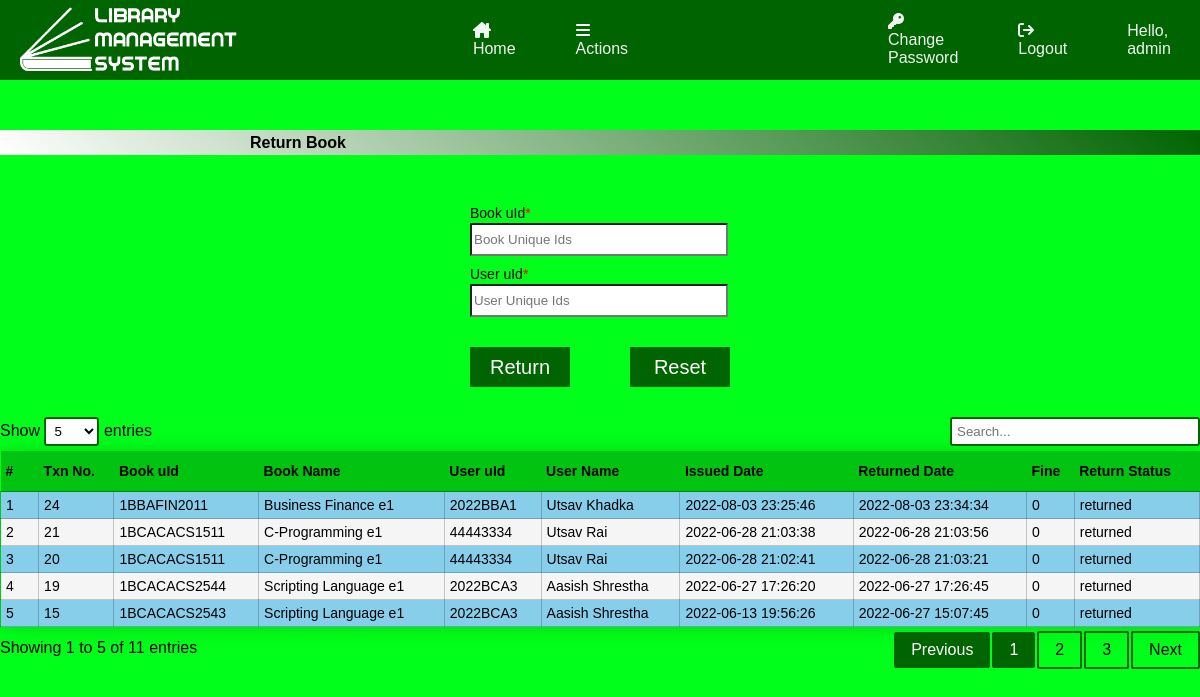
Page /Admins/returnBook.php (signed in) on the committed database.
### tables this page shows
CREATE TABLE `issue_tbl` (
  `txn_no` int(100) NOT NULL,
  `book_uid` varchar(100) NOT NULL,
  `user_uid` varchar(100) NOT NULL,
  `issued_date` datetime DEFAULT NULL,
  `returned_date` datetime DEFAULT NULL,
  `return_status` varchar(44) NOT NULL,
  `fine` int(60) NOT NULL DEFAULT 0,
  `timestamp` datetime(6) NOT NULL
);

CREATE TABLE `book_details_tbl` (
  `bid` int(20) NOT NULL,
  `bname` varchar(100) NOT NULL,
  `book_id` varchar(50) NOT NULL,
  `faculty_id` int(20) NOT NULL,
  `subcode` varchar(40) NOT NULL,
  `year` varchar(15) NOT NULL,
  `semester` varchar(10) NOT NULL,
  `edition` int(10) NOT NULL,
  `category_id` int(20) NOT NULL,
  `publication` varchar(100) NOT NULL,
  `author` varchar(100) NOT NULL,
  `price` int(20) NOT NULL,
  `rack_no` varchar(10) NOT NULL,
  `total_qty` int(20) NOT NULL DEFAULT 0,
  `issued_qty` int(20) NOT NULL DEFAULT 0,
  `available_qty` int(20) NOT NULL DEFAULT 0
);

CREATE TABLE `user_tbl` (
  `id` int(20) NOT NULL,
  `fname` varchar(50) NOT NULL,
  `mname` varchar(50) NOT NULL,
  `lname` varchar(50) NOT NULL,
  `email` varchar(100) NOT NULL,
  `role` varchar(44) NOT NULL,
  `user_uid` varchar(60) NOT NULL,
  `password` varchar(40) NOT NULL
);

### Admins/displayReturnBook.php (the view, shortened to what this page needs)
<section class="table-container">
    <table class="table" id="myTable">
        <thead>
            <tr>
                <th>#</th>
                <th>Txn No.</th>
                <th>Book uId</th>
                <th>Book Name</th>
                <th>User uId</th>
                <th>User Name</th>
                <th>Issued Date</th>
                <th>Returned Date</th>
                <th>Fine</th>
                <th>Return Status</th>
            </tr>
        </thead>
        <tbody>
            <?php
            $counter =0;
            $sql = "SELECT * FROM `issue_tbl` WHERE return_status='returned'  ORDER BY `returned_date` DESC";
            $result = mysqli_query($conn, $sql);
            $num = mysqli_num_rows($result);
            if ($num > 0) {
                while ($rows = mysqli_fetch_assoc($result)) {
                    $txn_no = $rows['txn_no'];
                    $book_uid = $rows['book_uid'];
                    $user_uid = $rows['user_uid'];
                    $issued_date = $rows['issued_date'];
                    $returnrd_date = $rows['returned_date'];
                    $fine = $rows['fine'];
                    $return_status = $rows['return_status'];
            ?>
                    <tr>
                        <?php
                        $query1 = "SELECT book_details_tbl.bname FROM issue_tbl INNER JOIN book_tbl ON issue_tbl.book_uid = book_tbl.bookuid INNER JOIN book_details_tbl ON book_tbl.bookid=book_details_tbl.book_id WHERE issue_tbl.book_uid='$book_uid'";
                        $result1 = mysqli_query($conn, $query1);
                        $row1 = mysqli_fetch_assoc($result1);
                        $bname = $row1['bname'];
                        $query2 = "SELECT * FROM student_tbl WHERE `stuid`='$user_uid'";
                        $result2 = mysqli_query($conn, $query2);
                        if ($num > 0) {
                            $row2 = mysqli_fetch_assoc($result2);
                            @$fname = $row2['fname'];
                            @$mname = $row2['mname'];
                            @$lname = $row2['lname'];
                            $name = $fname . " " . $mname . " " . $lname;
                        }
                        $query3 = "SELECT * FROM user_tbl WHERE `user_uid`='$user_uid'";
                        $result3 = mysqli_query($conn, $query3);
                        $num3 = mysqli_num_rows($result3);
                        if ($num3 > 0) {
                            $row3 = mysqli_fetch_assoc($result3);
                            @$fname = $row3['fname'];
                            @$mname = $row3['mname'];
                            $lname = $row3['lname'];
                            $name = $fname . " " . $mname . " " . $lname;
                        }
                        ?>
                        <td><?php echo ++$counter; ?></td>
                        <td><?php echo $txn_no; ?></td>
                        <td><?php echo $book_uid; ?></td>
                        <td><?php echo $bname; ?></td>
                        <td><?php echo $user_uid; ?></td>
                        <td><?php echo $name; ?></td>
                        <td><?php echo $issued_date; ?></td>
                        <td><?php echo $returnrd_date; ?></td>
                        <td><?php echo $fine; ?></td>
                        <td><?php echo $return_status; ?></td>
                    </tr>
            <?php }
            }
            ?>
        </tbody>
    </table>
</section>

### css/header.css (style rules this page uses)
* { margin: 0; padding: 0; }
body { background-color: rgb(0, 255, 26); font-family: Arial, Helvetica, sans-serif; background-repeat: no-repeat; background-attachment: fixed; }

### Admins/css/addForm.css (style rules this page uses)
:root { --green: #006400; }
* { padding: 0; margin: 0; }

### css/table.css (style rules this page uses)
:root { --green: #006400; }
* { padding: 0; margin: 0; font-family: Arial, Helvetica, sans-serif; }
.table-container { display: flex; justify-content: center; }
.table { border-collapse: collapse; margin: 25px 0; font-size: 0.9em; box-shadow: 0 0 20px rgba(0, 0, 0, 0.15); width: 1200px; }
.table th { padding: 5px; height: 30px; }
.table td { padding: 5px; min-width: 20px; max-width: 300px; border: 1px solid rgba(0, 0, 0, 0.203); }
.table tr { color: #000000; text-align: left; }
.table thead tr { background-color: #00640061; font-size: 14px; }
.table tbody tr { font-size: 14px; }
.table tbody tr:nth-of-type(even) { background-color: whitesmoke; }
.table tbody tr:nth-of-type(odd) { background-color: skyblue; }

### Assets/DataTables/datatables.css (style rules this page uses)
table.dataTable thead th, table.dataTable thead td, table.dataTable tfoot th, table.dataTable tfoot td { text-align: left; }
table.dataTable { width: 1200px; margin: 0 auto; clear: both; border-spacing: 0; }
table.dataTable thead th, table.dataTable tfoot th { font-weight: bold; }
table.dataTable thead th, table.dataTable thead td { padding: 5px; border-bottom: 1px solid rgba(0, 0, 0, 0.3); }
table.dataTable tbody tr { background-color: transparent; }
table.dataTable tbody th, table.dataTable tbody td { padding: 5px; }
table.dataTable.no-footer { border-bottom: 1px solid rgba(0, 0, 0, 0.3); }
table.dataTable th, table.dataTable td { box-sizing: content-box; }

### rows in the picture
issue_tbl: txn_no "24", book_uid "1BBAFIN2011", book_details_tbl.bname "Business Finance e1", user_uid "2022BBA1", user_tbl.fname+mname+lname "Utsav Khadka", issued_date "2022-08-03 23:25:46", returned_date "2022-08-03 23:34:34", fine "0", return_status "returned"
issue_tbl: txn_no "21", book_uid "1BCACACS1511", book_details_tbl.bname "C-Programming e1", user_uid "44443334", user_tbl.fname+mname+lname "Utsav Rai", issued_date "2022-06-28 21:03:38", returned_date "2022-06-28 21:03:56", fine "0", return_status "returned"
issue_tbl: txn_no "20", book_uid "1BCACACS1511", book_details_tbl.bname "C-Programming e1", user_uid "44443334", user_tbl.fname+mname+lname "Utsav Rai", issued_date "2022-06-28 21:02:41", returned_date "2022-06-28 21:03:21", fine "0", return_status "returned"
issue_tbl: txn_no "19", book_uid "1BCACACS2544", book_details_tbl.bname "Scripting Language e1", user_uid "2022BCA3", user_tbl.fname+mname+lname "Aasish Shrestha", issued_date "2022-06-27 17:26:20", returned_date "2022-06-27 17:26:45", fine "0", return_status "returned"
issue_tbl: txn_no "15", book_uid "1BCACACS2543", book_details_tbl.bname "Scripting Language e1", user_uid "2022BCA3", user_tbl.fname+mname+lname "Aasish Shrestha", issued_date "2022-06-13 19:56:26", returned_date "2022-06-27 15:07:45", fine "0", return_status "returned"

### other values in the picture
$_SESSION['role'] "admin"
